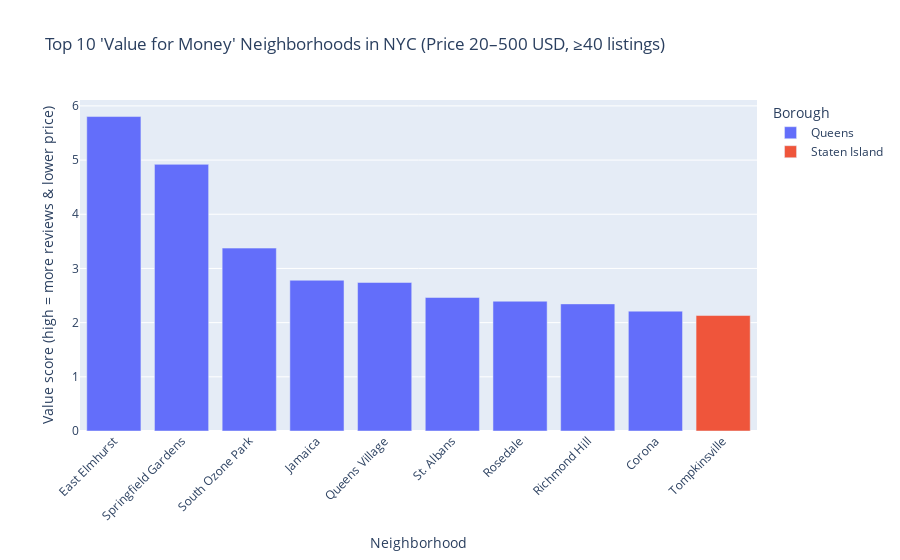

Notebook cell for this chart:
### Markdown cell above
To make the “best value” places more visible, I plot the top 10 neighborhoods and their value scores.

### Code cell
fig = px.bar(
    top_value,
    x="neighbourhood",
    y="value_score",
    color="neighbourhood_group",
    title="Top 10 'Value for Money' Neighborhoods in NYC (Price 20–500 USD, ≥40 listings)",
    labels={
        "neighbourhood": "Neighborhood",
        "value_score": "Value score (high = more reviews & lower price)",
        "neighbourhood_group": "Borough",
    },
)
fig.update_layout(xaxis_tickangle=-45)
fig.show()

### Figure 1 — Plotly figure (JSON) as saved in the notebook; plotly's stock layout.template omitted (floating-point values rounded to 4 significant figures)
{"data": [{"hovertemplate": "Borough=Queens<br>Neighborhood=%{x}<br>Value score (high = more reviews & lower price)=%{y}<extra></extra>", "legendgroup": "Queens", "marker": {"color": "#636efa", "pattern": {"shape": ""}}, "name": "Queens", "orientation": "v", "showlegend": true, "textposition": "auto", "type": "bar", "x": ["East Elmhurst", "Springfield Gardens", "South Ozone Park", "Jamaica", "Queens Village", "St. Albans", "Rosedale", "Richmond Hill", "Corona"], "xaxis": "x", "y": [5.803, 4.921, 3.375, 2.782, 2.741, 2.464, 2.395, 2.346, 2.212], "yaxis": "y"}, {"hovertemplate": "Borough=Staten Island<br>Neighborhood=%{x}<br>Value score (high = more reviews & lower price)=%{y}<extra></extra>", "legendgroup": "Staten Island", "marker": {"color": "#EF553B", "pattern": {"shape": ""}}, "name": "Staten Island", "orientation": "v", "showlegend": true, "textposition": "auto", "type": "bar", "x": ["Tompkinsville"], "xaxis": "x", "y": [2.131], "yaxis": "y"}], "layout": {"barmode": "relative", "legend": {"title": {"text": "Borough"}, "tracegroupgap": 0}, "title": {"text": "Top 10 'Value for Money' Neighborhoods in NYC (Price 20–500 USD, ≥40 listings)"}, "xaxis": {"anchor": "y", "domain": [0, 1], "tickangle": -45, "title": {"text": "Neighborhood"}}, "yaxis": {"anchor": "x", "domain": [0, 1], "title": {"text": "Value score (high = more reviews & lower price)"}}}}
